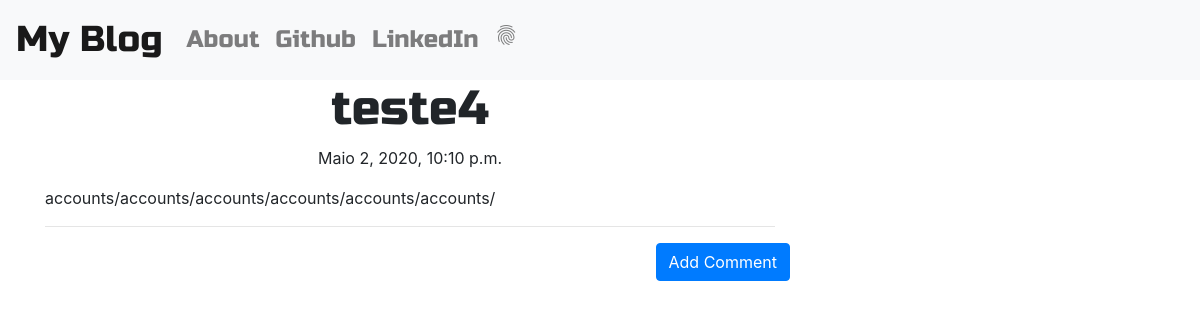
The app's page /post/1/ with its own data.
### blog/models.py (models this page shows, shortened)
class Post(models.Model):
    author = models.ForeignKey('auth.User', on_delete=models.CASCADE)
    title = models.CharField(max_length=200)
    text = models.TextField()
    create_date = models.DateTimeField(default=timezone.now)
    published_date = models.DateTimeField(blank=True, null=True)

### blog/views.py (the view)
# urls.py: path('post/<int:pk>/', views.PostDetailView.as_view(), name='post_detail'),
class PostDetailView(DetailView):
    model = Post

### blog/templates/blog/post_detail.html (shortened to what this page needs)
{% extends "blog/base.html" %}
{% block body_block %}
<h1 class="posttitle">{{ post.title }}</h1>
    {% if post.published_date %}
        <div class="date postdate">
            {{ post.published_date }}
        </div>
    {% else %}
        <a class="btn btn-primary" href="{% url 'post_publish' pk=post.pk%}">Publish</a>
    {% endif %}
        <p class="postcontent">{{ post.text|safe|linebreaksbr }}</p>
    <hr>
    <a class="btn btn-primary btn-comment" href="{% url 'add_comment_to_post' pk=post.pk %}">Add Comment</a>
    <div class="container">
        {% for comment in post.comments.all %}
            <br>
            {% empty %}
                <p>No Comments!</p>
        {% endfor %}
    </div>
{% endblock %}

### blog/static/css/blog.css (style rules this page uses)
.postdate { text-align: center; }
.posttitle { font-family: 'Russo One', sans-serif; font-size: 3em; text-align: center; }
.postcontent { font-family: 'Montserrat', sans-serif; font-size: 1.5em; }
.btn-comment { position: absolute; right: 0px; }

### records on screen
Post: title "teste4", published_date "Maio 2, 2020, 10:10 p.m.", text "accounts/accounts/accounts/accounts/accounts/accounts/"
